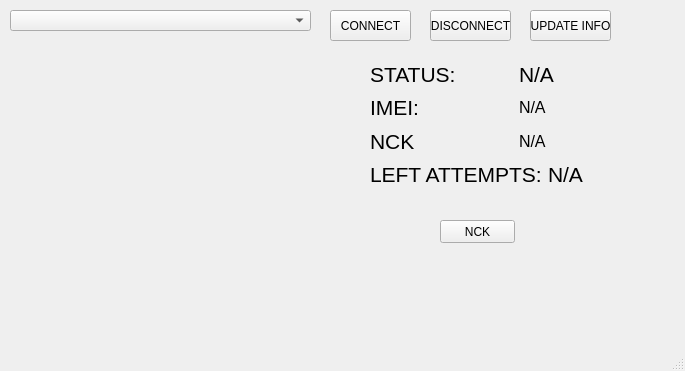
<?xml version="1.0" encoding="UTF-8"?>
<ui version="4.0">
 <class>MainWindow</class>
 <widget class="QMainWindow" name="MainWindow">
  <property name="geometry">
   <rect>
    <x>0</x>
    <y>0</y>
    <width>685</width>
    <height>371</height>
   </rect>
  </property>
  <property name="windowTitle">
   <string>MainWindow</string>
  </property>
  <widget class="QWidget" name="centralwidget">
   <widget class="QComboBox" name="serialPortListBox">
    <property name="geometry">
     <rect>
      <x>10</x>
      <y>10</y>
      <width>301</width>
      <height>21</height>
     </rect>
    </property>
   </widget>
   <widget class="QPushButton" name="connect_button">
    <property name="geometry">
     <rect>
      <x>330</x>
      <y>10</y>
      <width>81</width>
      <height>31</height>
     </rect>
    </property>
    <property name="text">
     <string>CONNECT</string>
    </property>
   </widget>
   <widget class="QPushButton" name="disconnect_button">
    <property name="geometry">
     <rect>
      <x>430</x>
      <y>10</y>
      <width>81</width>
      <height>31</height>
     </rect>
    </property>
    <property name="text">
     <string>DISCONNECT</string>
    </property>
   </widget>
   <widget class="QWidget" name="layoutWidget">
    <property name="geometry">
     <rect>
      <x>10</x>
      <y>60</y>
      <width>351</width>
      <height>110</height>
     </rect>
    </property>
    <layout class="QVBoxLayout" name="verticalLayout">
     <item>
      <widget class="QLabel" name="descriptionLabel">
       <property name="text">
        <string/>
       </property>
      </widget>
     </item>
     <item>
      <widget class="QLabel" name="manufacturerLabel">
       <property name="text">
        <string/>
       </property>
      </widget>
     </item>
     <item>
      <widget class="QLabel" name="serialNumberLabel">
       <property name="text">
        <string/>
       </property>
      </widget>
     </item>
     <item>
      <widget class="QLabel" name="locationLabel">
       <property name="text">
        <string/>
       </property>
      </widget>
     </item>
     <item>
      <widget class="QLabel" name="vidLabel">
       <property name="text">
        <string/>
       </property>
      </widget>
     </item>
     <item>
      <widget class="QLabel" name="pidLabel">
       <property name="text">
        <string/>
       </property>
      </widget>
     </item>
    </layout>
   </widget>
   <widget class="QPushButton" name="update_button">
    <property name="geometry">
     <rect>
      <x>530</x>
      <y>10</y>
      <width>81</width>
      <height>31</height>
     </rect>
    </property>
    <property name="text">
     <string>UPDATE INFO</string>
    </property>
   </widget>
   <widget class="QWidget" name="layoutWidget">
    <property name="geometry">
     <rect>
      <x>370</x>
      <y>60</y>
      <width>291</width>
      <height>128</height>
     </rect>
    </property>
    <layout class="QVBoxLayout" name="verticalLayout_2">
     <item>
      <layout class="QHBoxLayout" name="horizontalLayout">
       <item>
        <widget class="QLabel" name="status_label">
         <property name="font">
          <font>
           <pointsize>16</pointsize>
          </font>
         </property>
         <property name="text">
          <string>STATUS: </string>
         </property>
        </widget>
       </item>
       <item>
        <widget class="QLabel" name="status">
         <property name="font">
          <font>
           <pointsize>16</pointsize>
          </font>
         </property>
         <property name="text">
          <string>N/A</string>
         </property>
        </widget>
       </item>
      </layout>
     </item>
     <item>
      <layout class="QHBoxLayout" name="horizontalLayout_2">
       <item>
        <widget class="QLabel" name="imei_label">
         <property name="font">
          <font>
           <pointsize>16</pointsize>
          </font>
         </property>
         <property name="text">
          <string>IMEI:</string>
         </property>
        </widget>
       </item>
       <item>
        <widget class="QLabel" name="imei">
         <property name="font">
          <font>
           <pointsize>12</pointsize>
          </font>
         </property>
         <property name="text">
          <string>N/A</string>
         </property>
        </widget>
       </item>
      </layout>
     </item>
     <item>
      <layout class="QHBoxLayout" name="horizontalLayout_4">
       <item>
        <widget class="QLabel" name="nck_label">
         <property name="font">
          <font>
           <pointsize>16</pointsize>
          </font>
         </property>
         <property name="text">
          <string>NCK</string>
         </property>
        </widget>
       </item>
       <item>
        <widget class="QLabel" name="nck">
         <property name="font">
          <font>
           <pointsize>12</pointsize>
          </font>
         </property>
         <property name="text">
          <string>N/A</string>
         </property>
        </widget>
       </item>
      </layout>
     </item>
     <item>
      <layout class="QHBoxLayout" name="horizontalLayout_3">
       <item>
        <widget class="QLabel" name="attempts_label">
         <property name="font">
          <font>
           <pointsize>16</pointsize>
          </font>
         </property>
         <property name="text">
          <string>LEFT ATTEMPTS:</string>
         </property>
        </widget>
       </item>
       <item>
        <widget class="QLabel" name="attempts">
         <property name="font">
          <font>
           <pointsize>16</pointsize>
          </font>
         </property>
         <property name="text">
          <string>N/A</string>
         </property>
        </widget>
       </item>
      </layout>
     </item>
    </layout>
   </widget>
   <widget class="QPushButton" name="nck_button">
    <property name="geometry">
     <rect>
      <x>440</x>
      <y>220</y>
      <width>75</width>
      <height>23</height>
     </rect>
    </property>
    <property name="text">
     <string>NCK</string>
    </property>
   </widget>
  </widget>
  <widget class="QMenuBar" name="menubar">
   <property name="geometry">
    <rect>
     <x>0</x>
     <y>0</y>
     <width>685</width>
     <height>21</height>
    </rect>
   </property>
  </widget>
  <widget class="QStatusBar" name="statusbar"/>
 </widget>
 <resources/>
 <connections/>
</ui>
